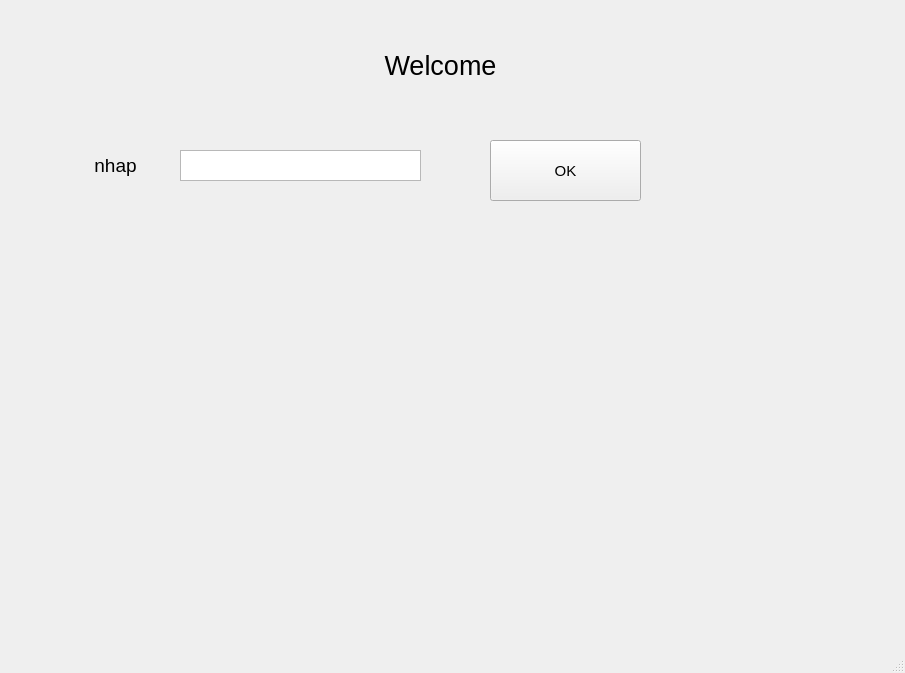
<?xml version="1.0" encoding="UTF-8"?>
<ui version="4.0">
 <class>facedetection</class>
 <widget class="QMainWindow" name="facedetection">
  <property name="geometry">
   <rect>
    <x>0</x>
    <y>0</y>
    <width>905</width>
    <height>673</height>
   </rect>
  </property>
  <property name="windowTitle">
   <string>Dm tim mai ko ra</string>
  </property>
  <widget class="QWidget" name="centralwidget">
   <widget class="QLabel" name="label">
    <property name="geometry">
     <rect>
      <x>310</x>
      <y>10</y>
      <width>261</width>
      <height>111</height>
     </rect>
    </property>
    <property name="font">
     <font>
      <pointsize>20</pointsize>
     </font>
    </property>
    <property name="mouseTracking">
     <bool>false</bool>
    </property>
    <property name="layoutDirection">
     <enum>Qt::LeftToRight</enum>
    </property>
    <property name="text">
     <string>Welcome</string>
    </property>
    <property name="alignment">
     <set>Qt::AlignCenter</set>
    </property>
   </widget>
   <widget class="QLabel" name="label_2">
    <property name="geometry">
     <rect>
      <x>90</x>
      <y>150</y>
      <width>51</width>
      <height>31</height>
     </rect>
    </property>
    <property name="font">
     <font>
      <pointsize>14</pointsize>
     </font>
    </property>
    <property name="text">
     <string>nhap</string>
    </property>
    <property name="alignment">
     <set>Qt::AlignCenter</set>
    </property>
   </widget>
   <widget class="QPushButton" name="pushButton">
    <property name="geometry">
     <rect>
      <x>490</x>
      <y>140</y>
      <width>151</width>
      <height>61</height>
     </rect>
    </property>
    <property name="font">
     <font>
      <pointsize>11</pointsize>
     </font>
    </property>
    <property name="text">
     <string>OK</string>
    </property>
   </widget>
   <widget class="QTextEdit" name="textEdit">
    <property name="geometry">
     <rect>
      <x>180</x>
      <y>150</y>
      <width>241</width>
      <height>31</height>
     </rect>
    </property>
    <property name="html">
     <string>&lt;!DOCTYPE HTML PUBLIC &quot;-//W3C//DTD HTML 4.0//EN&quot; &quot;http://www.w3.org/TR/REC-html40/strict.dtd&quot;&gt;
&lt;html&gt;&lt;head&gt;&lt;meta name=&quot;qrichtext&quot; content=&quot;1&quot; /&gt;&lt;style type=&quot;text/css&quot;&gt;
p, li { white-space: pre-wrap; }
&lt;/style&gt;&lt;/head&gt;&lt;body style=&quot; font-family:'MS Shell Dlg 2'; font-size:8.25pt; font-weight:400; font-style:normal;&quot;&gt;
&lt;p style=&quot;-qt-paragraph-type:empty; margin-top:0px; margin-bottom:0px; margin-left:0px; margin-right:0px; -qt-block-indent:0; text-indent:0px;&quot;&gt;&lt;br /&gt;&lt;/p&gt;&lt;/body&gt;&lt;/html&gt;</string>
    </property>
   </widget>
  </widget>
  <widget class="QStatusBar" name="statusbar"/>
 </widget>
 <resources/>
 <connections/>
</ui>
